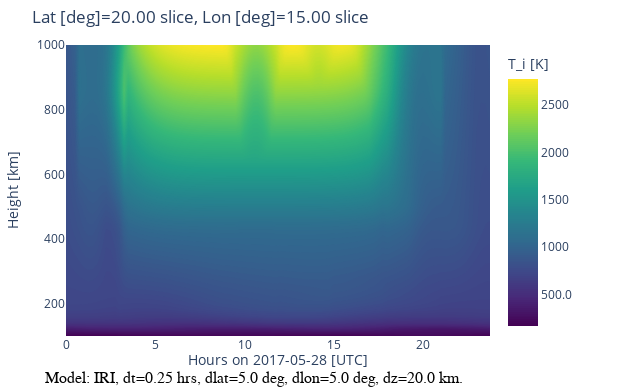

The code cell stored with this chart in its notebook:
### Code cell
#can default to entire time range in file and choose sampling
iplot(iri.make_plot('T_i','TimeH',cutL=15,cutV=20, timerange={'n':1000}))

### Figure 1 — Plotly figure (JSON) as saved in the notebook; plotly's stock layout.template omitted (floating-point values rounded to 4 significant figures; data arrays with more than 128 entries replaced by an {"elided": "..."} marker saying what was removed)
{"data": [{"colorbar": {"tickformat": ".4g", "title": {"text": "T_i [K]"}}, "colorscale": [[0, "#440154"], [0.1111, "#482878"], [0.2222, "#3e4989"], [0.3333, "#31688e"], [0.4444, "#26828e"], [0.5556, "#1f9e89"], [0.6667, "#35b779"], [0.7778, "#6ece58"], [0.8889, "#b5de2b"], [1, "#fde725"]], "contours": {"coloring": "fill", "showlines": false}, "hovertemplate": "X: %{x:.2f}<br>Y: %{y:.4g}<br><b> %{z:.4g}</b><extra></extra>", "meta": "2d-grid", "ncontours": 201, "type": "contour", "x": {"elided": "1000 float values"}, "y": [100, 120, 140, 160, 180, 200, 220, 240, 260, 280, 300, 320, 340, 360, 380, 400, 420, 440, 460, 480, 500, 520, 540, 560, 580, 600, 620, 640, 660, 680, 700, 720, 740, 760, 780, 800, 820, 840, 860, 880, 900, 920, 940, 960, 980, 1000], "z": {"elided": "46x1000 float values"}}], "layout": {"annotations": [{"font": {"size": 14}, "showarrow": false, "text": "Hours on 2017-05-28 [UTC]", "x": 0.5, "xref": "paper", "y": -0.12, "yref": "paper"}, {"ax": 0, "ay": 0, "font": {"color": "#000000", "family": "sans serif", "size": 16}, "text": "Model: IRI, dt=0.25 hrs, dlat=5.0 deg, dlon=5.0 deg, dz=20.0 km.", "x": 0.1, "xanchor": "left", "xref": "paper", "xshift": -65, "y": 0, "yref": "paper", "yshift": -42}], "autosize": false, "height": 390, "margin": {"b": 45, "l": 40, "pad": 0, "r": 140, "t": 45}, "scene": {"aspectmode": "cube"}, "title": {"text": "Lat [deg]=20.00 slice, Lon [deg]=15.00 slice"}, "width": 630, "xaxis": {"title": {"text": ""}}, "yaxis": {"title": {"text": "Height [km]"}}}}
